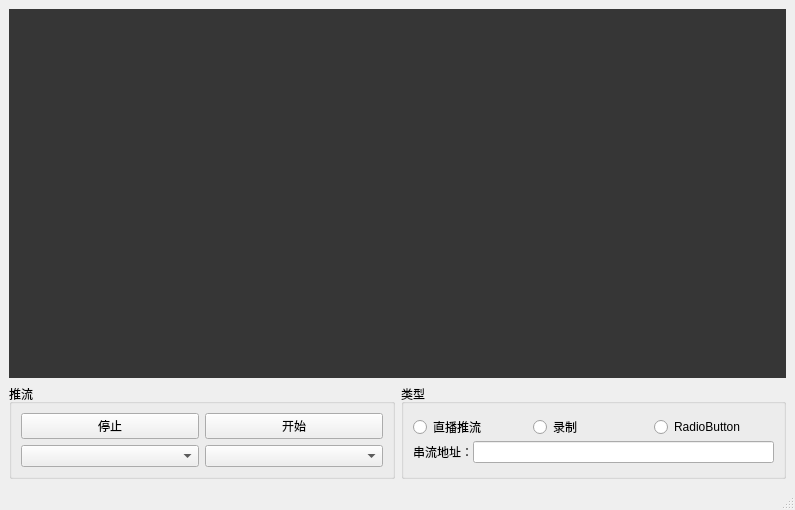
<?xml version="1.0" encoding="UTF-8"?>
<ui version="4.0">
 <class>MainWindow</class>
 <widget class="QMainWindow" name="MainWindow">
  <property name="geometry">
   <rect>
    <x>0</x>
    <y>0</y>
    <width>795</width>
    <height>510</height>
   </rect>
  </property>
  <property name="windowTitle">
   <string>MainWindow</string>
  </property>
  <widget class="QWidget" name="centralwidget">
   <layout class="QGridLayout" name="gridLayout">
    <item row="0" column="0">
     <layout class="QVBoxLayout" name="verticalLayout_2" stretch="8,2">
      <item>
       <widget class="DisplayWidget" name="previewWidget" native="true">
        <property name="styleSheet">
         <string notr="true">background-color: rgb(54, 54, 54);</string>
        </property>
       </widget>
      </item>
      <item>
       <layout class="QHBoxLayout" name="horizontalLayout_4" stretch="5,5">
        <item>
         <layout class="QHBoxLayout" name="horizontalLayout">
          <item>
           <widget class="QGroupBox" name="groupBox">
            <property name="title">
             <string>推流</string>
            </property>
            <layout class="QGridLayout" name="gridLayout_2">
             <item row="0" column="0">
              <layout class="QVBoxLayout" name="verticalLayout_3">
               <item>
                <layout class="QHBoxLayout" name="horizontalLayout_2">
                 <item>
                  <widget class="QPushButton" name="end_btn">
                   <property name="text">
                    <string>停止</string>
                   </property>
                  </widget>
                 </item>
                 <item>
                  <widget class="QPushButton" name="startBtn">
                   <property name="text">
                    <string>开始</string>
                   </property>
                  </widget>
                 </item>
                </layout>
               </item>
               <item>
                <layout class="QHBoxLayout" name="horizontalLayout_7">
                 <item>
                  <widget class="QComboBox" name="show_comboBox"/>
                 </item>
                 <item>
                  <widget class="QComboBox" name="Mic_comboBox"/>
                 </item>
                </layout>
               </item>
              </layout>
             </item>
            </layout>
           </widget>
          </item>
         </layout>
        </item>
        <item>
         <widget class="QGroupBox" name="groupBox_2">
          <property name="title">
           <string>类型</string>
          </property>
          <layout class="QHBoxLayout" name="horizontalLayout_6">
           <property name="spacing">
            <number>0</number>
           </property>
           <item>
            <layout class="QVBoxLayout" name="verticalLayout">
             <item>
              <layout class="QHBoxLayout" name="horizontalLayout_3">
               <item>
                <widget class="QRadioButton" name="rtmp_radioButton">
                 <property name="text">
                  <string>直播推流</string>
                 </property>
                </widget>
               </item>
               <item>
                <widget class="QRadioButton" name="recording_radioButton">
                 <property name="text">
                  <string>录制</string>
                 </property>
                </widget>
               </item>
               <item>
                <widget class="QRadioButton" name="radioButton_3">
                 <property name="text">
                  <string>RadioButton</string>
                 </property>
                </widget>
               </item>
              </layout>
             </item>
             <item>
              <layout class="QHBoxLayout" name="horizontalLayout_5">
               <item>
                <widget class="QLabel" name="label">
                 <property name="text">
                  <string>串流地址：</string>
                 </property>
                </widget>
               </item>
               <item>
                <widget class="QLineEdit" name="rtmp_lineEdit"/>
               </item>
              </layout>
             </item>
            </layout>
           </item>
          </layout>
         </widget>
        </item>
       </layout>
      </item>
     </layout>
    </item>
   </layout>
  </widget>
  <widget class="QMenuBar" name="menubar">
   <property name="geometry">
    <rect>
     <x>0</x>
     <y>0</y>
     <width>795</width>
     <height>21</height>
    </rect>
   </property>
  </widget>
  <widget class="QStatusBar" name="statusbar"/>
 </widget>
 <customwidgets>
  <customwidget>
   <class>DisplayWidget</class>
   <extends>QWidget</extends>
   <header location="global">displaywidget.h</header>
   <container>1</container>
  </customwidget>
 </customwidgets>
 <resources/>
 <connections/>
</ui>
